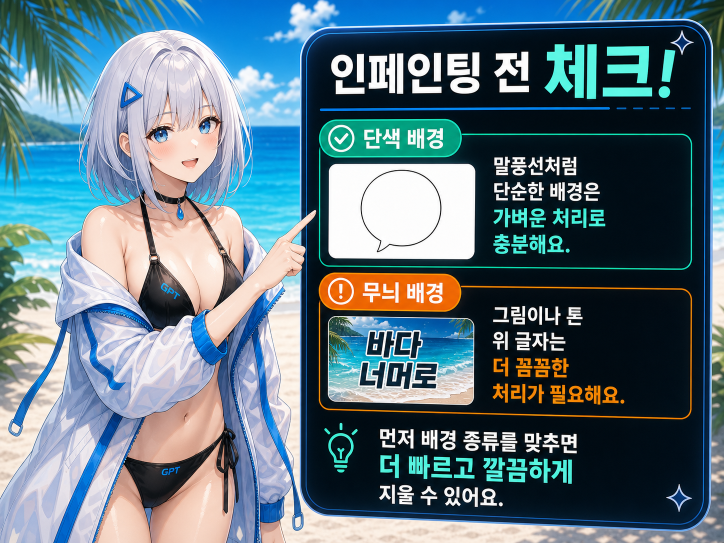
#> input picture src/renderer/src/assets/images/inpainting-guide.png, 1448 x 1086 px (shown at 1/2 size)
$ python qwen_cover_residual.py ../../renderer/src/assets/images/inpainting-guide.png ../../renderer/src/assets/images/inpainting-guide.png ../../renderer/src/assets/images/inpainting-guide.png ../../renderer/src/assets/images/inpainting-guide.png ../../renderer/src/assets/images/inpainting-guide.png
#> lines starting #> are read from the running program, lines starting #| are printed output that depends on the picture; after the words box and inside, x2 and y2 are one past the last pixel; in counts of white or black regions, pixels touching at a corner belong together
"""Locate a surviving family of original magazine letter faces on a registered edit."""
import json
import sys
from pathlib import Path

import numpy as np
from PIL import Image
from scipy.ndimage import distance_transform_edt, find_objects, gaussian_filter, label, maximum_filter


def separated_columns(parts):
    """A coloured garment highlight alone is not a surviving text column."""
    best = []
    for face in parts:
        x, y, w, h, _, _ = face
        axis = x+w/2
        column = [p for p in parts if abs(p[0]+p[2]/2-axis) < .42*max(w, p[2])+4
                  and p[3] < 3*max(h, w) and max(p[2], p[3]) >= .28*max(w, h)]
        column.sort(key=lambda p: p[1]+p[3]/2)
        run = []
        for part in column:
            center = part[1]+part[3]/2
            if run:
                previous = run[-1]
                spacing = center-(previous[1]+previous[3]/2)
                if spacing > 2.7*max(part[2:4]+previous[2:4]):
                    run = []
            run.append(part)
            if len(run) >= 3 and center-(run[0][1]+run[0][3]/2) > max(52, 2.6*np.median([p[3] for p in run])):
                if sum(p[4] for p in run) > sum(p[4] for p in best):
                    best = run.copy()
    return best


# [8 lines left out: function original_pigment, not called in this run]


def print_faces(source, mask, candidate, masthead):
    source, candidate = source.astype(float), candidate.astype(float)
    if masthead:
        colour = original_pigment(source, mask)
        if colour is None:
            return
        faces = (abs(source-colour).max(2) < 49) & (distance_transform_edt(~mask) < 4)
        seen = abs(candidate-colour).max(2) < 60
    else:
        faces = (source.min(2) > 216) & (np.ptp(source, axis=2) < 47)
        seen = (candidate.min(2) > 201) & (np.ptp(candidate, axis=2) < 59)
    groups, count = label(faces, np.ones((3, 3)))
    nearby = maximum_filter(seen.astype(np.uint8), 5) > 0
    owned = np.bincount(groups[mask], minlength=count+1)
    sizes = np.bincount(groups.ravel(), minlength=count+1)
    confirmed = []
    for index, box in enumerate(find_objects(groups), 1):
        size = sizes[index]
        if box is None or size < (55 if masthead else 14) or owned[index] < .62*size:
            continue
        sy, sx = box
        h, w = sy.stop-sy.start, sx.stop-sx.start
        if min(h, w) < 2 or max(h, w) > .72*max(mask.shape):
            continue
        part = groups[box] == index
        if nearby[box][part].mean() < .65:
            continue
        inside = seen[box][part].mean()
        if masthead and inside > .58:
            confirmed.append((sx.start, sy.start, w, h, int(size), index))
            continue
        area = np.s_[max(0, sy.start-7):sy.stop+7, max(0, sx.start-7):sx.stop+7]
        core = groups[area] == index
        reach = distance_transform_edt(~core)
        ring = (reach > 1.5) & (reach < 5)
        if not ring.any() or inside <= .46:
            continue
        original = source[area].min(2)
        if not masthead and (np.mean(np.ptp(source[area][ring], axis=1) > 38) < .21 or
                             original[core].mean()-original[ring].mean() < 22):
            continue
        a = np.stack(np.gradient(gaussian_filter(original, .72)))
        b = np.stack(np.gradient(gaussian_filter(candidate[area].min(2), .72)))
        measured = (reach < 3.7) & (np.linalg.norm(a, axis=0) > 6)
        u, v = a[:, measured], b[:, measured]
        correlation = np.sum(u*v)/max(1., np.sqrt(np.sum(u*u)*np.sum(v*v)))
        if correlation > .29:
            confirmed.append((sx.start, sy.start, w, h, int(size), index))
    keep = confirmed if masthead else separated_columns(confirmed)
    if len(keep) < 2 or sum(p[4] for p in keep) < (220 if masthead else 90):
        return
    selected = np.isin(groups, [p[5] for p in keep])
    return selected, sum(p[4] for p in keep)


# [60 lines left out: function small_pigment_fragment, not called in this run]


def locate(source, mask, candidate, masthead):
    faces = print_faces(source, mask, candidate, masthead)
    if faces is None:
        return small_pigment_fragment(source, mask, candidate) if masthead else None
    selected, score = faces
    ink = (distance_transform_edt(~selected) <= 10) & (distance_transform_edt(~mask) < 5)
    y, x = np.where(ink)
    margin = max(54, min(152, round(.28*max(np.ptp(x), np.ptp(y)))))
    l, t = max(0, x.min()-margin), max(0, y.min()-margin)
    r, b = min(mask.shape[1], x.max()+margin+1), min(mask.shape[0], y.max()+margin+1)
    return dict(x=int(l), y=int(t), width=int(r-l), height=int(b-t), score=int(score)), ink[t:b, l:r]


# [46 lines left out: function separated_ink_fragment, not called in this run]


if __name__ == "__main__":
    original, matte, current, target, mode = sys.argv[1:]
    colour = lambda path: np.asarray(Image.open(path).convert("RGB"))
    source, mask, edit = colour(original), np.asarray(Image.open(matte).convert("L")) > 127, colour(current)
#> source is the input picture: shape (1086, 1448, 3); mean R, G, B 95.2, 118.9, 130.5
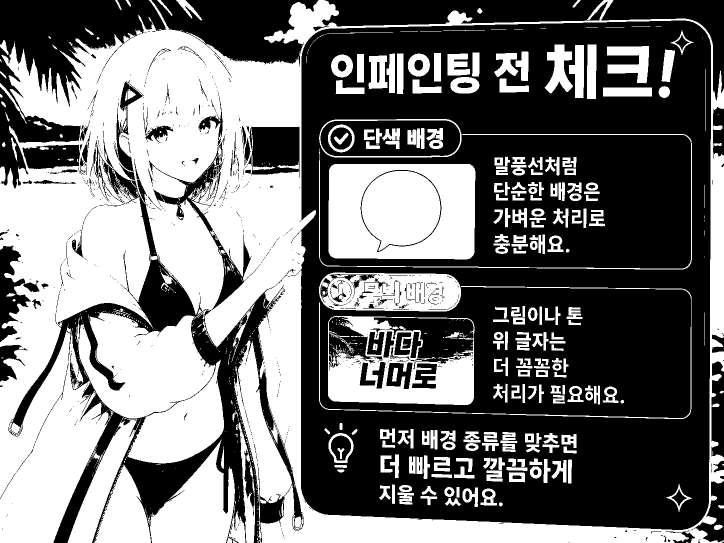
#> mask: shape (1086, 1448) bool (shown at 1/2 size); 45.5% white; 893 white regions (596 under 20 px), largest, box (x1, y1, x2, y2) and area: (0, 0, 1448, 1086) 419507, (153, 624, 448, 927) 56763, (657, 328, 951, 519) 35395
    if mask.shape != source.shape[:2] or source.shape != edit.shape:
        raise ValueError("The selected print and registered candidate must share their native grid")
    found = (separated_ink_fragment(source, mask, edit) if mode == "ink-terminal"
             else locate(source, mask, edit, mode == "masthead"))
#> in print_faces, `faces = (source.min(2) > 216) & (np.ptp(source, axis=2) < 47)`: faces: shape (1086, 1448) bool; 13.3% white; 1199 white regions (906 under 20 px), largest, box (x1, y1, x2, y2) and area: (657, 328, 950, 518) 34794, (535, 570, 1085, 1086) 27596, (724, 342, 880, 502) 18691
#> in print_faces, `seen = (candidate.min(2) > 201) & (np.ptp(candidate, axis=2) < 59)`: seen: shape (1086, 1448) bool; 19.1% white; 1053 white regions (759 under 20 px), largest, box (x1, y1, x2, y2) and area: (520, 568, 1091, 1086) 38296, (657, 328, 950, 518) 34916, (164, 60, 547, 355) 32310
#> in print_faces, `groups, count = label(faces, np.ones((3, 3)))`:
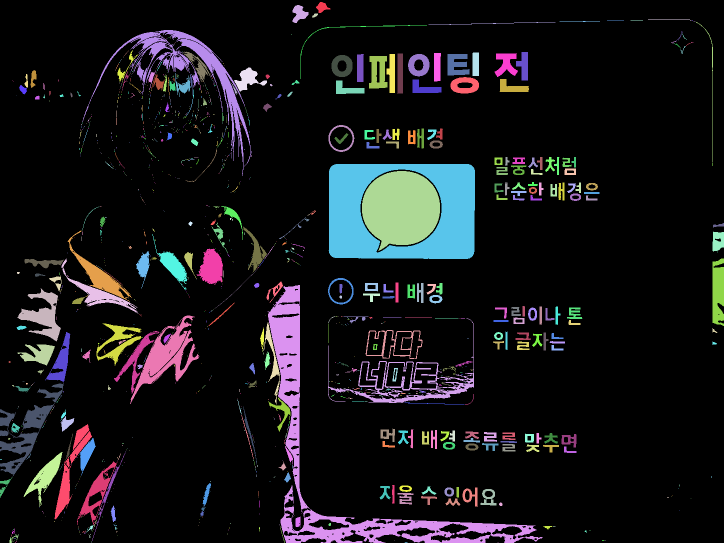
#> groups: shape (1086, 1448) int32 (shown at 1/2 size); 1200 distinct labels, from 0 to 1199; one colour per label, 0 black
#> in print_faces, `groups, count = label(faces, np.ones((3, 3)))`: count = 1199
#> in print_faces, `nearby = maximum_filter(seen.astype(np.uint8), 5) > 0`:
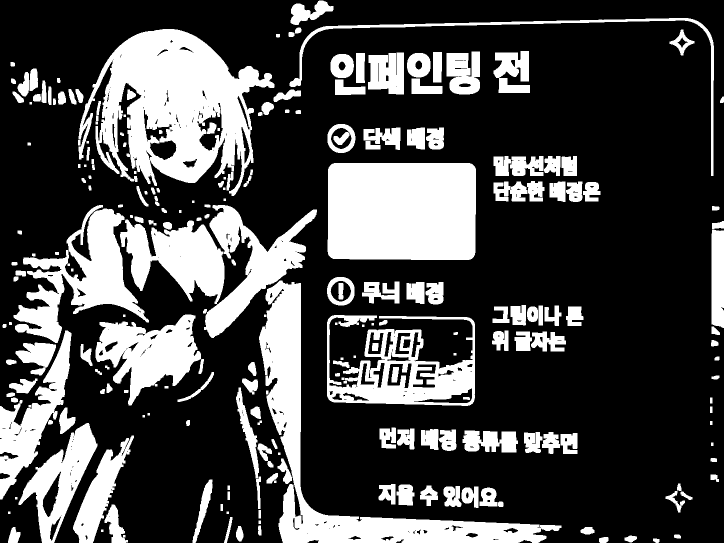
#> nearby: shape (1086, 1448) bool (shown at 1/2 size); 28.1% white; 230 white regions, largest, box (x1, y1, x2, y2) and area: (157, 58, 549, 392) 67586, (655, 326, 952, 520) 56946, (518, 561, 1123, 1086) 49117
#> in print_faces, `owned = np.bincount(groups[mask], minlength=count+1)`: owned = 1200 values, max 505777 at index 0, min 1 at index 17, mean 596.4
#> in print_faces, `sizes = np.bincount(groups.ravel(), minlength=count+1)`: sizes = 1200 values, max 1362682 at index 0, min 1 at index 17, mean 1310.4
#> the loop in print_faces, `for index, box in enumerate(find_objects(groups), 1):` made 1199 passes
#> (size, h, w) on passes 1 to 3: (340, 22, 29), (675, 36, 32), (60, 8, 12)
#> pass 1, in print_faces, `part = groups[box] == index`:
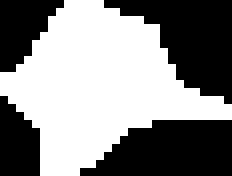
#> part: shape (22, 29) bool (shown 8 times larger); 53.3% white; 4 black regions, box (x1, y1, x2, y2) and area: (13, 0, 29, 13) 109, (10, 15, 29, 22) 104, (0, 0, 8, 9) 45, (0, 12, 5, 22) 40
#> pass 1, in print_faces, `ring = (reach > 1.5) & (reach < 5)`:
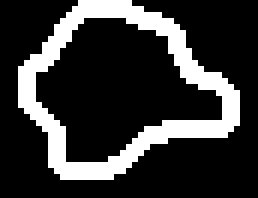
#> ring: shape (33, 43) bool (shown 6 times larger); 21% white; 1 white region, box (x1, y1, x2, y2) and area: (3, 0, 40, 30) 298
#> after the loop in print_faces, `for index, box in enumerate(find_objects(groups), 1):`:
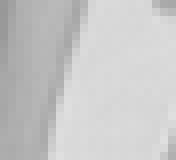
#> original: shape (20, 22) float64 (shown 8 times larger); min 152, max 223, mean 200
#> after the loop in print_faces, `for index, box in enumerate(find_objects(groups), 1):`: confirmed = 162 items, first 6: (632, 4, 29, 22, 340, 1), (585, 10, 32, 36, 675, 2), (624, 27, 12, 8, 60, 3), (1296, 38, 87, 3, 87, 4), (1119, 42, 81, 2, 86, 8), (857, 44, 254, 6, 268, 10)
#> the loop in separated_columns, `for face in parts:` made 162 passes
#> (face, x, y, w, h, axis) on passes 2, 6, 8: ((585, 10, 32, 36, 675, 2), 585, 10, 32, 36, 601), ((857, 44, 254, 6, 268, 10), 857, 44, 254, 6, 984), ((601, 50, 253, 108, 404, 12), 601, 50, 253, 108, 727.5)
#> in print_faces, `selected = np.isin(groups, [p[5] for p in keep])`: selected: shape (1086, 1448) bool; 4.5% white; 6 white regions, box (x1, y1, x2, y2) and area: (657, 328, 950, 518) 34794, (535, 570, 1085, 1086) 27596, (656, 637, 948, 806) 5861, (731, 660, 845, 718) 1334, (601, 50, 854, 158) 404, (809, 805, 929, 809) 127
#> in locate, `ink = (distance_transform_edt(~selected) <= 10) & (distance_transform_..`: ink: shape (1086, 1448) bool; 8.5% white; 7 white regions, largest, box (x1, y1, x2, y2) and area: (526, 560, 1095, 1086) 52078, (653, 324, 955, 523) 43879, (652, 632, 953, 814) 31617
    if found:
        report, local = found
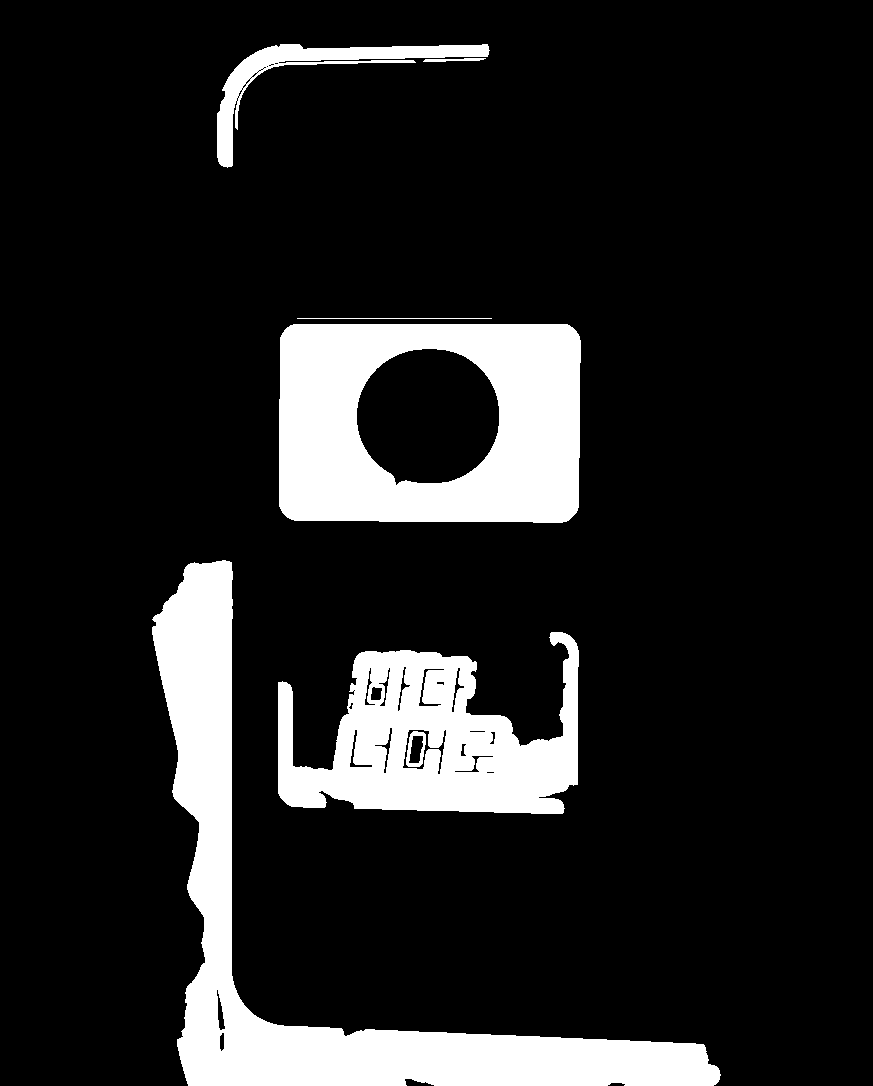
#> local: shape (1086, 873) bool; 14.1% white; 7 white regions, largest, box (x1, y1, x2, y2) and area: (152, 560, 721, 1086) 52078, (279, 324, 581, 523) 43879, (278, 632, 579, 814) 31617
        Image.fromarray(np.rint(local.astype(float)*255).astype(np.uint8)).save(Path(target))
        print(json.dumps(report))
#| {"x": 374, "y": 0, "width": 873, "height": 1086, "score": 70116}
    else:
        print("null")
